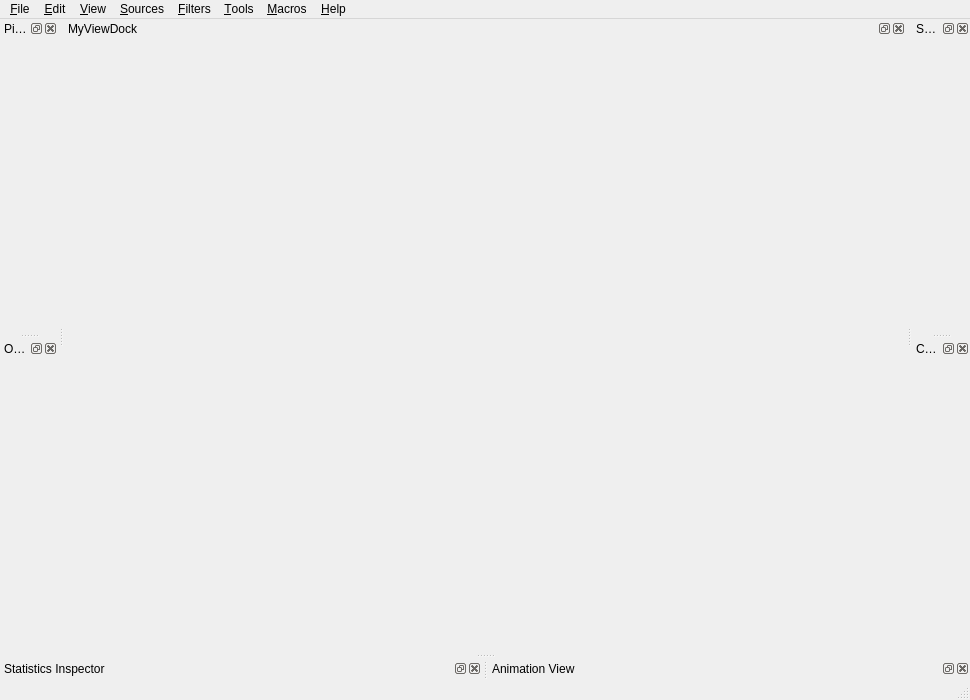
<?xml version="1.0" encoding="UTF-8"?>
<ui version="4.0">
 <class>pqClientMainWindow</class>
 <widget class="QMainWindow" name="pqClientMainWindow">
  <property name="geometry">
   <rect>
    <x>0</x>
    <y>0</y>
    <width>970</width>
    <height>700</height>
   </rect>
  </property>
  <property name="windowTitle">
   <string>MainWindow</string>
  </property>
  <widget class="QWidget" name="centralwidget">
   <layout class="QGridLayout" name="gridLayout">
    <property name="margin">
     <number>0</number>
    </property>
    <item row="0" column="0">
      <widget class="QDockWidget" name="myViewDock">
        <property name="windowTitle">
          <string>MyViewDock</string>
        </property>
        <attribute name="dockWidgetArea">
          <number>2</number>
        </attribute>
        <widget class="pqViewManager" name="MultiViewManager" native="true"/>
      </widget>
    </item>     
   </layout>
  </widget>
  <widget class="QMenuBar" name="menubar">
   <property name="geometry">
    <rect>
     <x>0</x>
     <y>0</y>
     <width>970</width>
     <height>27</height>
    </rect>
   </property>
   <widget class="QMenu" name="menu_File">
    <property name="title">
     <string>&amp;File</string>
    </property>
   </widget>
   <widget class="QMenu" name="menuSources">
    <property name="title">
     <string>&amp;Sources</string>
    </property>
   </widget>
   <widget class="QMenu" name="menuFilters">
    <property name="title">
     <string>&amp;Filters</string>
    </property>
   </widget>
   <widget class="QMenu" name="menu_Edit">
    <property name="title">
     <string>&amp;Edit</string>
    </property>
   </widget>
   <widget class="QMenu" name="menu_View">
    <property name="title">
     <string>&amp;View</string>
    </property>
   </widget>
   <widget class="QMenu" name="menuTools">
    <property name="title">
     <string>&amp;Tools</string>
    </property>
   </widget>
   <widget class="QMenu" name="menu_Help">
    <property name="title">
     <string>&amp;Help</string>
    </property>
   </widget>
   <widget class="QMenu" name="menu_Macros">
    <property name="title">
     <string>&amp;Macros</string>
    </property>
   </widget>
   <addaction name="menu_File"/>
   <addaction name="menu_Edit"/>
   <addaction name="menu_View"/>
   <addaction name="menuSources"/>
   <addaction name="menuFilters"/>
   <addaction name="menuTools"/>
   <addaction name="menu_Macros"/>
   <addaction name="menu_Help"/>
  </widget>
  <widget class="pqStatusBar" name="statusbar"/>
  <widget class="QDockWidget" name="pipelineBrowserDock">
   <property name="allowedAreas">
    <set>Qt::LeftDockWidgetArea|Qt::RightDockWidgetArea</set>
   </property>
   <property name="windowTitle">
    <string>Pipeline Browser</string>
   </property>
   <attribute name="dockWidgetArea">
    <number>1</number>
   </attribute>
   <widget class="pqPipelineBrowserWidget" name="pipelineBrowser">
    <property name="contextMenuPolicy">
     <enum>Qt::ActionsContextMenu</enum>
    </property>
   </widget>
  </widget>
  <widget class="QDockWidget" name="proxyTabDock">
   <property name="allowedAreas">
    <set>Qt::LeftDockWidgetArea|Qt::RightDockWidgetArea</set>
   </property>
   <property name="windowTitle">
    <string>Object Inspector</string>
   </property>
   <attribute name="dockWidgetArea">
    <number>1</number>
   </attribute>
   <widget class="pqProxyTabWidget" name="proxyTabWidget"/>
  </widget>
  <widget class="QDockWidget" name="statisticsDock">
   <property name="allowedAreas">
    <set>Qt::BottomDockWidgetArea|Qt::LeftDockWidgetArea|Qt::RightDockWidgetArea</set>
   </property>
   <property name="windowTitle">
    <string>Statistics Inspector</string>
   </property>
   <attribute name="dockWidgetArea">
    <number>8</number>
   </attribute>
   <widget class="pqDataInformationWidget" name="statisticsView"/>
  </widget>
  <widget class="QDockWidget" name="animationViewDock">
   <property name="windowTitle">
    <string>Animation View</string>
   </property>
   <attribute name="dockWidgetArea">
    <number>8</number>
   </attribute>
   <widget class="pqPVAnimationWidget" name="animationView"/>
  </widget>
  <widget class="QDockWidget" name="selectionInspectorDock">
   <property name="windowTitle">
    <string>Selection Inspector</string>
   </property>
   <attribute name="dockWidgetArea">
    <number>2</number>
   </attribute>
   <widget class="pqSelectionInspectorWidget" name="selectionInspector"/>
  </widget>
  <widget class="QDockWidget" name="comparativePanelDock">
   <property name="windowTitle">
    <string>Comparative View Inspector</string>
   </property>
   <attribute name="dockWidgetArea">
    <number>2</number>
   </attribute>
   <widget class="pqComparativeVisPanel" name="comparativeVisPanel"/>
  </widget>
 </widget>
 <customwidgets>
  <customwidget>
   <class>pqPipelineBrowserWidget</class>
   <extends>QWidget</extends>
   <header>pqPipelineBrowserWidget.h</header>
   <container>1</container>
  </customwidget>
  <customwidget>
   <class>pqProxyTabWidget</class>
   <extends>QWidget</extends>
   <header>pqProxyTabWidget.h</header>
   <container>1</container>
  </customwidget>
  <customwidget>
   <class>pqViewManager</class>
   <extends>QWidget</extends>
   <header>pqViewManager.h</header>
   <container>1</container>
  </customwidget>
  <customwidget>
   <class>pqSelectionInspectorWidget</class>
   <extends>QWidget</extends>
   <header>pqSelectionInspectorWidget.h</header>
   <container>1</container>
  </customwidget>
  <customwidget>
   <class>pqPVAnimationWidget</class>
   <extends>QWidget</extends>
   <header>pqPVAnimationWidget.h</header>
   <container>1</container>
  </customwidget>
  <customwidget>
   <class>pqDataInformationWidget</class>
   <extends>QWidget</extends>
   <header>pqDataInformationWidget.h</header>
   <container>1</container>
  </customwidget>
  <customwidget>
   <class>pqStatusBar</class>
   <extends>QStatusBar</extends>
   <header>pqStatusBar.h</header>
  </customwidget>
  <customwidget>
   <class>pqComparativeVisPanel</class>
   <extends>QWidget</extends>
   <header>pqComparativeVisPanel.h</header>
   <container>1</container>
  </customwidget>
 </customwidgets>
 <resources/>
 <connections/>
</ui>
